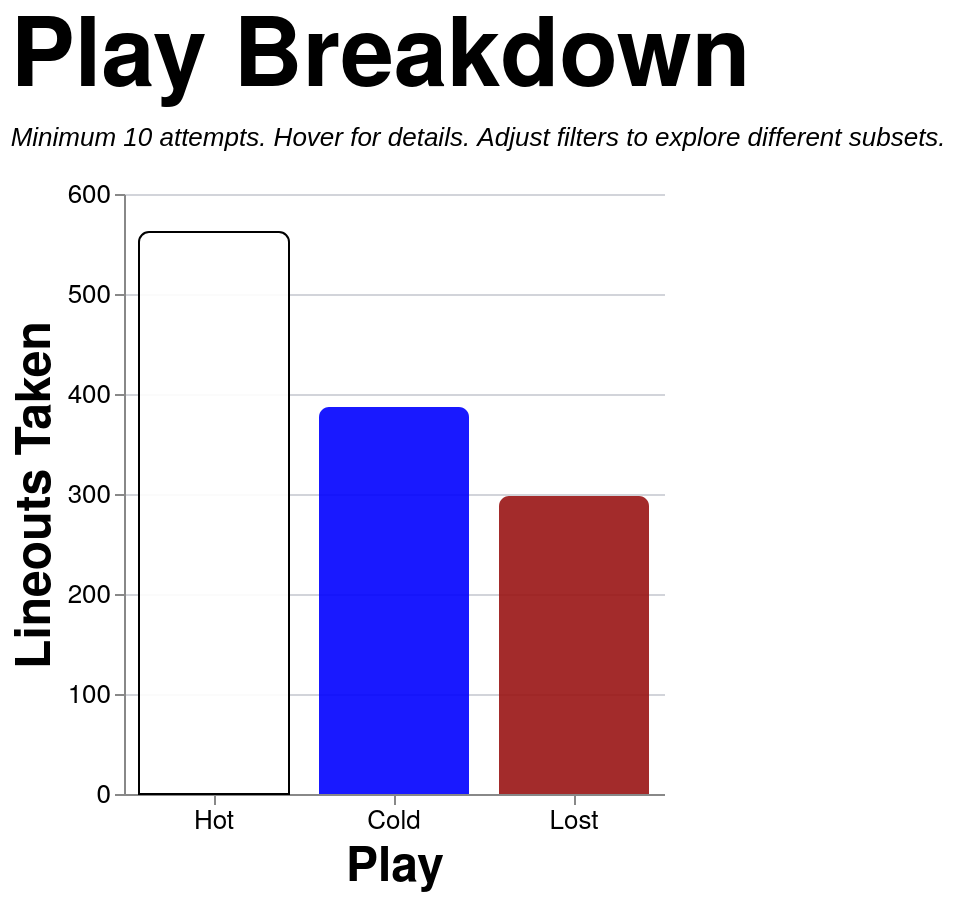

The specification (Vega-Lite) saved for this image:
### Vega-Lite specification from a JSON file in a GitHub repository (floating-point values rounded to 4 significant figures; data arrays with more than 128 entries replaced by an {"elided": "..."} marker saying what was removed)
{"config": {"axis": {"labelFont": "PT Sans Narrow, Helvetica Neue, Helvetica, Arial, sans-serif", "titleFont": "PT Sans Narrow, Helvetica Neue, Helvetica, Arial, sans-serif", "labelFontSize": 13, "titleFontSize": 24, "gridColor": "#202947", "gridOpacity": 0.2, "zindex": 1}, "text": {"font": "Lato, sans-serif"}, "bar": {"cornerRadiusEnd": 5}, "header": {"labelFont": "PT Sans Narrow, Helvetica Neue, Helvetica, Arial, sans-serif", "titleFont": "PT Sans Narrow, Helvetica Neue, Helvetica, Arial, sans-serif", "labelFontSize": 24, "titleFontSize": 28, "labelFontWeight": "bold", "orient": "left"}, "legend": {"labelFont": "PT Sans Narrow, Helvetica Neue, Helvetica, Arial, sans-serif", "titleFont": "PT Sans Narrow, Helvetica Neue, Helvetica, Arial, sans-serif", "labelFontSize": 14, "titleFontSize": 16, "titlePadding": 5, "fillColor": "white", "strokeColor": "black", "padding": 10, "titleFontWeight": "lighter", "titleFontStyle": "italic", "titleColor": "gray", "offset": 10}, "title": {"font": "PT Sans Narrow, Helvetica Neue, Helvetica, Arial, sans-serif", "fontSize": 48, "fontWeight": "bold", "anchor": "start", "align": "center", "titlePadding": 20, "subtitlePadding": 10, "subtitleFontSize": 13, "subtitleColor": "", "subtitleFontStyle": "italic", "offset": 15, "color": "black"}, "axisX": {"labelAngle": 0}, "facet": {"title": null, "header": null, "align": {"row": "each", "column": "each"}, "spacing": 10}, "resolve": {"scale": {"y": "independent", "facet": "independent"}}, "background": "transparent", "scale": {"offsetBandPaddingOuter": 0.2, "offsetBandPaddingInner": 0.1}, "view": {"stroke": null, "background": "transparent"}}, "data": {"name": "data-4c30633acc041b703f4baabefe10204d"}, "mark": {"type": "bar", "opacity": 0.9, "size": 75}, "encoding": {"color": {"field": "play", "legend": null, "scale": {"domain": ["Hot", "Cold", "Lost"], "range": ["white", "blue", "#991515"]}, "type": "nominal"}, "stroke": {"field": "play", "legend": null, "scale": {"domain": ["Hot", "Cold", "Lost"], "range": ["black", "transparent", "transparent"]}, "type": "nominal"}, "tooltip": [{"field": "play", "title": "Play", "type": "nominal"}, {"field": "attempts", "format": ",.0f", "title": "Attempts", "type": "quantitative"}, {"field": "won", "format": ",.0f", "title": "Won", "type": "quantitative"}, {"field": "success_rate", "format": ".1%", "title": "Success Rate", "type": "quantitative"}], "x": {"axis": {"labelAngle": 0}, "field": "play", "sort": ["Hot", "Cold", "Lost"], "title": "Play", "type": "nominal"}, "y": {"field": "attempts", "title": "Lineouts Taken", "type": "quantitative"}}, "height": 300, "params": [{"name": "loSquad", "value": "All"}, {"name": "loSeason", "value": "All"}, {"name": "loGameType", "value": "All"}, {"name": "loThrower", "value": "All"}, {"name": "loJumper", "value": "All"}, {"name": "loArea", "value": "All"}, {"name": "loNumbers", "value": "All"}], "title": {"text": "Play Breakdown", "subtitle": "Minimum 10 attempts. Hover for details. Adjust filters to explore different subsets."}, "transform": [{"filter": "(loSquad == 'All' || datum.squad == loSquad) && (loSeason == 'All' || datum.season == loSeason) && (loGameType == 'All' || (loGameType == 'League + Cup' && (datum.game_type == 'League' || datum.game_type == 'Cup')) || (loGameType == 'League only' && datum.game_type == 'League') || datum.game_type == loGameType) && (loThrower == 'All' || datum.thrower == loThrower) && (loJumper == 'All' || datum.jumper == loJumper) && (loArea == 'All' || datum.area == loArea) && (loNumbers == 'All' || datum.numbers == loNumbers)"}, {"aggregate": [{"op": "count", "as": "attempts"}, {"op": "sum", "field": "won", "as": "won"}], "groupby": ["play"]}, {"filter": "datum.attempts >= 10"}, {"calculate": "datum.won / datum.attempts", "as": "success_rate"}], "width": {"step": 90}, "$schema": "https://vega.github.io/schema/vega-lite/v5.20.1.json", "datasets": {"data-4c30633acc041b703f4baabefe10204d": {"elided": "1247 records"}}}
